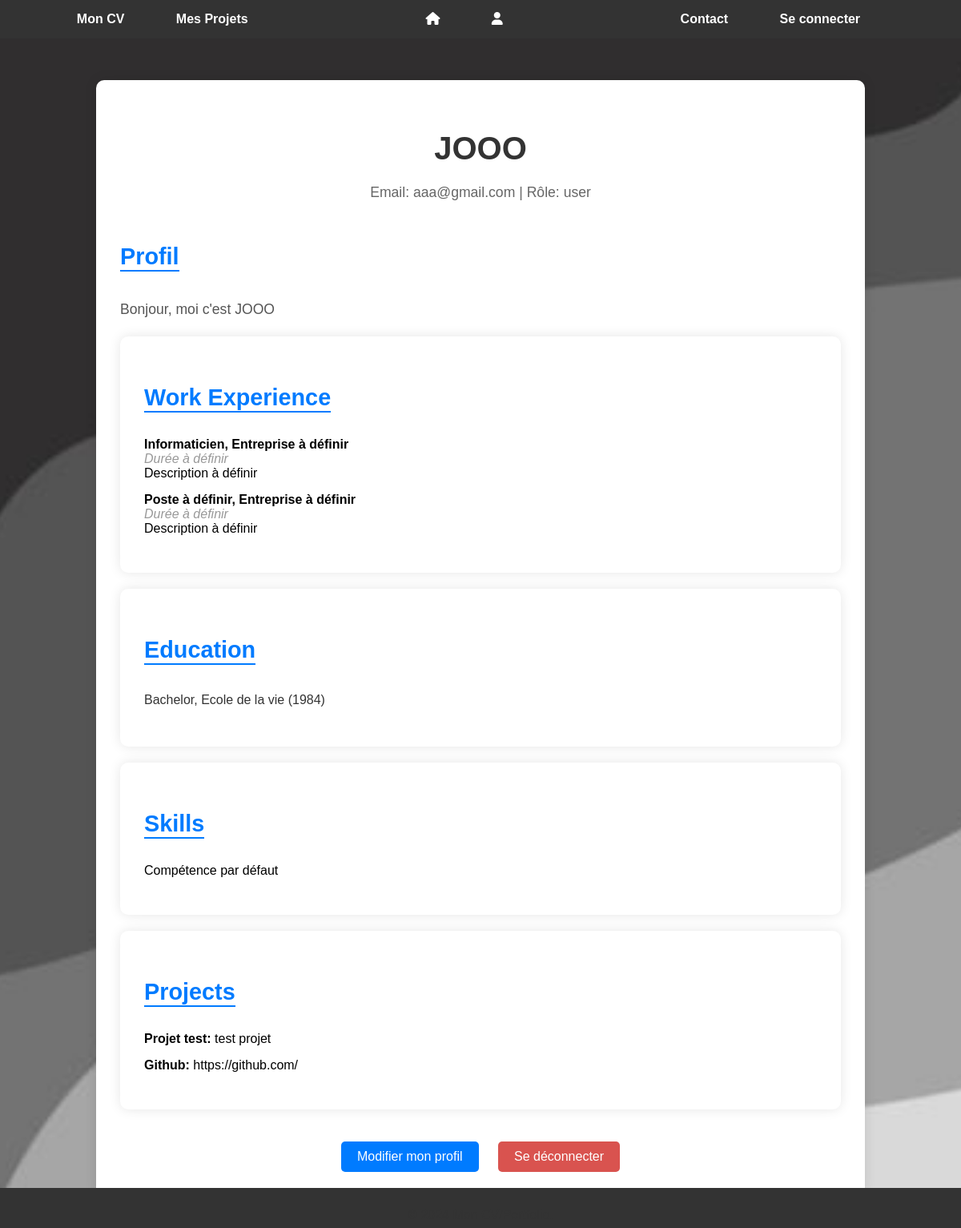
/pages/cv.php (signed in), run on the app's committed database.
### tables this page shows
CREATE TABLE `users` (
  `id` int(11) UNSIGNED NOT NULL,
  `username` varchar(100) NOT NULL,
  `email` varchar(100) NOT NULL,
  `password` varchar(255) NOT NULL,
  `role` enum('user','admin') NOT NULL DEFAULT 'user',
  `created_at` timestamp NOT NULL DEFAULT current_timestamp(),
  `profile_description` text DEFAULT NULL,
  `cv_path` varchar(255) DEFAULT NULL
);

CREATE TABLE `work_experience` (
  `id` int(11) NOT NULL,
  `user_id` int(11) UNSIGNED DEFAULT NULL,
  `position` varchar(100) DEFAULT 'Position à définir',
  `company` varchar(100) DEFAULT 'Entreprise à définir',
  `duration` varchar(50) DEFAULT 'Durée à définir',
  `description` text DEFAULT 'Description à définir'
);

CREATE TABLE `education` (
  `id` int(11) NOT NULL,
  `user_id` int(11) UNSIGNED DEFAULT NULL,
  `degree` varchar(255) DEFAULT NULL,
  `institution` varchar(255) DEFAULT NULL,
  `years` varchar(100) DEFAULT NULL
);

CREATE TABLE `skills` (
  `id` int(11) NOT NULL,
  `user_id` int(11) UNSIGNED DEFAULT NULL,
  `skill_name` varchar(255) DEFAULT NULL
);

CREATE TABLE `projects` (
  `id` int(11) NOT NULL,
  `user_id` int(11) UNSIGNED DEFAULT NULL,
  `title` varchar(255) DEFAULT NULL,
  `description` text DEFAULT NULL
);

### pages/cv.php (the view, shortened to what this page needs)
<?php
require_once '../php/config.php';
$isLoggedIn = isset($_SESSION['user_id']);
if ($isLoggedIn) {
    $userId = $_SESSION['user_id'];
    $stmt = $pdo->prepare("SELECT * FROM users WHERE id = :user_id");
    $stmt->execute(['user_id' => $userId]);
    $user = $stmt->fetch();
    $stmt = $pdo->prepare("SELECT * FROM work_experience WHERE user_id = :user_id");
    $stmt->execute(['user_id' => $userId]);
    $workExperience = $stmt->fetchAll();
    $stmt = $pdo->prepare("SELECT * FROM education WHERE user_id = :user_id");
    $stmt->execute(['user_id' => $userId]);
    $education = $stmt->fetch();
    $stmt = $pdo->prepare("SELECT * FROM skills WHERE user_id = :user_id");
    $stmt->execute(['user_id' => $userId]);
    $skills = $stmt->fetchAll();
    $stmt = $pdo->prepare("SELECT * FROM projects WHERE user_id = :user_id");
    $stmt->execute(['user_id' => $userId]);
    $projects = $stmt->fetchAll();
}
?>
<!DOCTYPE html>
<html lang="fr">
<head>
    <link rel="stylesheet" href="../css/style.css">
</head>
<body>
<?php include '../includes/header.php'; ?>
<main>
    <?php if ($isLoggedIn): ?>
        <section class="profile-section">
            <div class="profile-header">
                <h1 class="profile-name"><?php echo htmlspecialchars($user['username']); ?></h1>
                <p class="profile-info">Email: <?php echo htmlspecialchars($user['email']); ?> | Rôle: <?php echo htmlspecialchars($user['role']); ?></p>
            </div>
            <div class="profile-details">
                <h2 class="profile-title">Profil</h2>
                <p class="profile-description"><?php echo htmlspecialchars($user['profile_description']) ?: "Aucune description disponible."; ?></p>
            </div>
            <div class="profile-section work-experience">
                <h2 class="profile-title">Work Experience</h2>
                <?php if ($workExperience): ?>
                    <ul class="experience-list">
                        <?php foreach ($workExperience as $experience): ?>
                            <li class="experience-item">
                                <strong><?php echo htmlspecialchars($experience['position']); ?>, <?php echo htmlspecialchars($experience['company']); ?></strong><br>
                                <span class="experience-duration"><?php echo htmlspecialchars($experience['duration']); ?></span>
                                <ul class="experience-description">
                                    <li><?php echo htmlspecialchars($experience['description']); ?></li>
                                </ul>
                            </li>
                        <?php endforeach; ?>
                    </ul>
                <?php else: ?>
                    <p class="no-data">Aucune expérience professionnelle enregistrée.</p>
                <?php endif; ?>
            </div>
            <div class="profile-section education">
                <h2 class="profile-title">Education</h2>
                <?php if ($education): ?>
                    <p><?php echo htmlspecialchars($education['degree']); ?>, <?php echo htmlspecialchars($education['institution']); ?> (<?php echo htmlspecialchars($education['years']); ?>)</p>
                <?php else: ?>
                    <p class="no-data">Aucune information d'éducation enregistrée.</p>
                <?php endif; ?>
            </div>
            <div class="profile-section skills">
                <h2 class="profile-title">Skills</h2>
                <?php if ($skills): ?>
                    <ul class="skills-list">
                        <?php foreach ($skills as $skill): ?>
                            <li class="skill-item"><?php echo htmlspecialchars($skill['skill_name']); ?></li>
                        <?php endforeach; ?>
                    </ul>
                <?php else: ?>
                    <p class="no-data">Aucune compétence enregistrée.</p>
                <?php endif; ?>
            </div>
            <div class="profile-section projects">
                <h2 class="profile-title">Projects</h2>
                <?php if ($projects): ?>
                    <ul class="projects-list">
                        <?php foreach ($projects as $project): ?>
                            <li class="project-item">
                                <strong><?php echo htmlspecialchars($project['title']); ?>:</strong> <?php echo htmlspecialchars($project['description']); ?>
                            </li>
                        <?php endforeach; ?>
                    </ul>
                <?php else: ?>
                    <p class="no-data">Aucun projet enregistré.</p>
                <?php endif; ?>
            </div>
            <div class="profile-logout">
                <a href="../pages/profile.php" class="btn btn-edit-profile">Modifier mon profil</a>
                <a href="../php/logout.php" class="btn btn-logout">Se déconnecter</a>
            </div>
        </section>
    <?php endif; ?>
</main>
<?php include '../includes/footer.php'; ?>
</body>
</html>

### includes/header.php
<head>
    <link rel="stylesheet" href="https://cdnjs.cloudflare.com/ajax/libs/font-awesome/6.0.0-beta3/css/all.min.css">
</head>
<header>
    <nav>
        <ul>
            <div class="left">
                <li><a href="../pages/cv.php">Mon CV</a></li>
                <li><a href="../pages/projets.php">Mes Projets</a></li>
            </div>
            <div class="center">
                <li><a href="../php/index.php"><i class="fas fa-home"></i></a></li>
                <li><a href="../pages/profile.php"><i class="fas fa-user"></i></a></li>
            </div>
            <div class="right">
                <li><a href="../pages/contact.php">Contact</a></li>
                <li><a href="../pages/login.php">Se connecter</a></li>
            </div>
        </ul>
    </nav>
</header>

### includes/footer.php (shortened to what this page needs)
<footer>
    <div class="footer-content">
        <p>&copy; 2024 Mon CV/Portfolio.</p>
    </div>
</footer>

### css/style.css (style rules this page uses)
body { font-family: Arial, sans-serif; margin: 0; padding: 0; background-image: url('../img/wallpapergrey.jpg'); background-size: cover; background-position: center; background-repeat: no-repeat; background-attachment: fixed; }
header { background-color: #333; color: #fff; padding: 15px 0; position: fixed; top: 0; width: 100%; z-index: 1000; }
header nav ul { list-style: none; display: flex; justify-content: space-around; align-items: center; margin: 0; padding: 0; }
header nav ul li { display: inline-block; margin-right: 30px; }
header nav ul li a { color: #fff; text-decoration: none; font-weight: bold; padding: 10px 15px; transition: color 0.3s ease; }
footer { text-align: center; padding: 5px 0; background-color: #333; color: #fff; position: fixed; bottom: 0; width: 100%; margin: 0 auto; z-index: 1000; height: 40px; line-height: 40px; }
main { padding: 80px 20px 20px; text-align: center; }
.btn { display: inline-block; padding: 10px 20px; background-color: #007bff; color: #fff; text-decoration: none; border-radius: 5px; transition: background-color 0.3s ease; }
h1 { color: #333; }
h2 { color: #555; }
p { font-size: 1em; line-height: 1.6; color: #333; }
.profile-section { background-color: #fff; padding: 30px; border-radius: 10px; box-shadow: 0 0 15px rgba(0, 0, 0, 0.1); margin: 20px auto; max-width: 900px; text-align: left; }
.profile-header { text-align: center; margin-bottom: 20px; }
.profile-name { font-size: 2.5em; color: #333; margin-bottom: 10px; }
.profile-info { font-size: 1.1em; color: #666; }
.profile-title { font-size: 1.8em; color: #007bff; margin-top: 30px; margin-bottom: 15px; border-bottom: 2px solid #007bff; display: inline-block; }
.profile-description { font-size: 1.1em; color: #555; line-height: 1.6; }
.profile-section ul { list-style-type: none; padding: 0; }
.experience-item, .skill-item, .project-item { margin-bottom: 15px; }
.experience-duration { font-style: italic; color: #999; }
.profile-logout { text-align: center; margin-top: 40px; }
.profile-logout .btn { display: inline-block; padding: 10px 20px; margin: 0 10px; color: white; text-decoration: none; border-radius: 5px; transition: background-color 0.3s ease; }
.btn-edit-profile { background-color: #007bff; }
.btn-logout { background-color: #d9534f; }

### data on the page
users: username "JOOO", email "aaa@gmail.com", role "user", profile_description "Bonjour, moi c'est JOOO"
work_experience: position "Informaticien", company "Entreprise à définir", duration "Durée à définir", description "Description à définir"
work_experience: position "Poste à définir", company "Entreprise à définir", duration "Durée à définir", description "Description à définir"
education: degree "Bachelor", institution "Ecole de la vie", years "1984"
skills: skill_name "Compétence par défaut"
projects: title "Projet test", description "test projet"
projects: title "Github", description "https://github.com/"
